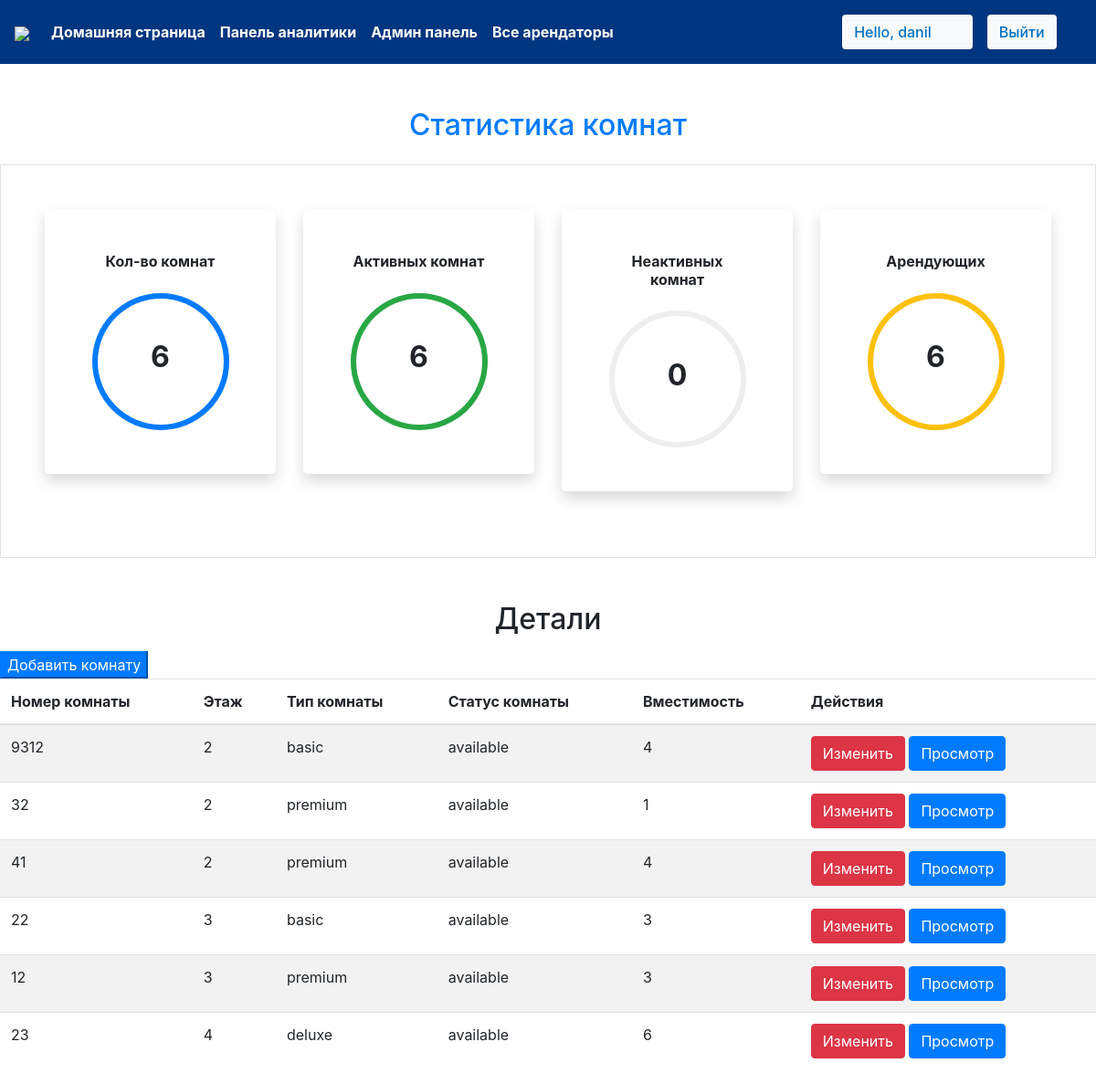
Screenshot of /staff/panel (signed in) with the database file from the repository.
### agpk/models.py (models this page shows, shortened)
class Rooms(models.Model):
    ROOM_STATUS = (
    ("1", "available"),
    ("2", "not available"),
    )
    ROOM_TYPE = (
    ("1", "premium"),
    ("2", "deluxe"),
    ("3","basic"),
    )
    room_type = models.CharField(max_length=50,choices = ROOM_TYPE, verbose_name='Тип комнаты')
    status = models.CharField(choices =ROOM_STATUS,max_length = 15, verbose_name='Статус')
    roomnumber = models.IntegerField(verbose_name='Номер комнаты')
    floor = models.IntegerField(verbose_name='Этаж', default=0)
    capacity = models.IntegerField(verbose_name='Вместимость', default=0)

### agpk/views.py (the view)
# urls.py: path('staff/panel', views.panel,name="staffpanel"),
@login_required(login_url='/staff')
def panel(request):
    if request.user.is_staff == False:
        return HttpResponse('Access Denied')
    rooms = Rooms.objects.all()
    total_rooms = len(rooms)
    available_rooms = len(Rooms.objects.all().filter(status='1'))
    unavailable_rooms = len(Rooms.objects.all().filter(status='2'))
    reserved = len(Reservation.objects.all())
    response = render(request,'staff/panel.html',{'reserved':reserved,'rooms':rooms,'total_rooms':total_rooms,'available':available_rooms,'unavailable':unavailable_rooms})
    return HttpResponse(response)

### agpk/templatetags/app_tags.py (called while the page is built)
@register.filter
def percentage(value1,value2=100):
    return int(value1)/int(value2)*100

### templates/staff/panel.html (shortened to what this page needs)
{% extends 'basic.html' %} {% block title %} staff panel {% endblock title %}  {% block body %}
<section class="my-5 ">
    {%load app_tags%}
    <h2 class="text-center text-primary" style="color:#003580 ; margin-top: 2%; margin-bottom: 2%;">Статистика комнат</h2>
    <div class="container-fluid px-5 py-5 border">
        <div class="row">
            <div class="col-xl-3 col-lg-6 col-sm-12 mb-4 ">
                <div class="bg-white rounded-lg p-5 shadow">
                    <h2 class="h6 font-weight-bold text-center mb-4">Кол-во комнат</h2>
                    <div class="progress mx-auto" data-value={{ total_rooms|percentage:total_rooms}}>
                        <span class="progress-left">
                                    <span class="progress-bar border-primary"></span>
                        </span>
                        <span class="progress-right">
                                    <span class="progress-bar border-primary"></span>
                        </span>
                        <div class="progress-value w-100 h-100 rounded-circle d-flex align-items-center justify-content-center">
                            <div class="h2 font-weight-bold">{{ total_rooms}}</div>
                        </div>
                    </div>
                </div>
            </div>
            <div class="col-xl-3 col-lg-6 col-sm-12 mb-4">
                <div class="bg-white rounded-lg p-5 shadow">
                    <h2 class="h6 font-weight-bold text-center mb-4">Активных комнат</h2>
                    <div class="progress mx-auto" data-value={{ available|percentage:total_rooms}}>
                        <span class="progress-left">
                                    <span class="progress-bar border-success"></span>
                        </span>
                        <span class="progress-right">
                                    <span class="progress-bar border-success"></span>
                        </span>
                        <div class="progress-value w-100 h-100 rounded-circle d-flex align-items-center justify-content-center">
                            <div class="h2 font-weight-bold">{{ available}}</div>
                        </div>
                    </div>
                </div>
            </div>
            <div class="col-xl-3 col-lg-6 col-sm-12 mb-4">
                <div class="bg-white rounded-lg p-5 shadow">
                    <h2 class="h6 font-weight-bold text-center mb-4">Неактивных комнат</h2>
                    <div class="progress mx-auto" data-value={{ unavailable|percentage:total_rooms}}>
                        <span class="progress-left">
                        </span>
                        <span class="progress-right">
                        </span>
                        <div class="progress-value w-100 h-100 rounded-circle d-flex align-items-center justify-content-center">
                            <div class="h2 font-weight-bold">{{ unavailable}}</div>
                        </div>
                    </div>
                </div>
            </div>
            <div class="col-xl-3 col-lg-6 col-sm-12 mb-4">
                <div class="bg-white rounded-lg p-5 shadow">
                    <h2 class="h6 font-weight-bold text-center mb-4">Арендующих</h2>
                    <div class="progress mx-auto" data-value={{reserved |percentage:total_rooms}}>
                        <span class="progress-left">
                                    <span class="progress-bar border-warning"></span>
                        </span>
                        <span class="progress-right">
                                    <span class="progress-bar border-warning"></span>
                        </span>
                        <div class="progress-value w-100 h-100 rounded-circle d-flex align-items-center justify-content-center">
                            <div class="h2 font-weight-bold">{{reserved}}</div>
                        </div>
                    </div>
                </div>
            </div>
        </div>
    </div>
</section>
<h2 class="text-center pb-2">Детали</h2>
<Button class="btn-group btn-primary" data-toggle="modal" data-target="#newroom">Добавить комнату</Button>
<table class="table table-striped  ">
    <thead>
        <th>Номер комнаты</th>
        <th>Этаж</th>
        <th>Тип комнаты</th>
        <th>Статус комнаты</th>
        <th>Вместимость</th>
        <th colspan="2">Действия</th>
    </thead>
    {% if rooms %} {% for each_room in rooms  %}
    <tr>
        <td>{{each_room.roomnumber}}</td>
        <td>{{each_room.floor}}</td>
        <td>{{each_room.get_room_type_display}}</td>
        <td>{{each_room.get_status_display}}</td>
        <td>{{each_room.capacity}}</td>
        <td colspan="2">
            <a href="/staff/panel/edit-room?roomid={{each_room.id}}"><Button class="btn btn-danger">Изменить</Button></a>
            <a href="/staff/panel/view-room?roomid={{each_room.id}}"><Button class="btn btn-primary">Просмотр</Button></a>
        </td>
    </tr>
    {% endfor %}
    {% endif %}
</table>
{% endblock body %}

### templates/basic.html (shortened to what this page needs)
{% load static %}
<!DOCTYPE html>
<!DOCTYPE html>
<html lang="en">
<head>
    <link rel="stylesheet" href="https://use.fontawesome.com/releases/v5.7.0/css/all.css">
    <link rel="stylesheet" href="{% static 'bootstrap\bootstrap.css' %}">
    <link rel="stylesheet" href="https://maxcdn.bootstrapcdn.com/bootstrap/4.5.0/css/bootstrap.min.css" >
</head>
<body style="dbackground-image: url('https://source.unsplash.com/random');height: 100%;">
    <div class="container-fluid px-0">
        <nav class="navbar navbar-expand-lg navbar-dark bg-custom font-weight-bold "  >
            <a class="navbar-brand text-bold bg-black " href="/"><img src="https://brief.agpk.kz/enrollee/assets/img/agpk.png" style="width: 23%" ></a>
            <div class="collapse navbar-collapse " id="navbarSupportedContent">
                <ul class="navbar-nav mr-auto ">
                    <li class="nav-item active">
                        <a class="nav-link text-bold custom-text"  style = "color:#ffffff" href="/home"> Домашняя страница</a>
                    </li>
                    {% if user.is_staff %}
                    <li class="nav-item active">
                        <a class="nav-link text-bold"  style = "color:#ffffff" href="/staff/panel">Панель аналитики
                        </a>
                    </li>
                    <li class="nav-item active">
                        <a class="nav-link text-bold"  style = "color:#ffffff" href="/admin">Админ панель
                        </a>
                    </li>
                    {% elif user.is_staff == False and user.is_authenticated %}
                    <li class="nav-item active">
                            <a class="nav-link text-bold" href="/user/bookings"  style = "color:#ffffff" >Мои комнаты </a>
                        </li>
                    {% endif %}
                    {% if user.is_staff %}
                    <li class="nav-item active">
                            <a class="nav-link text-bold"  style = "color:#ffffff" href="/staff/allbookings">Все арендаторы </a>
                        </li>
                    {% endif %}
                </ul>
                {% if user.is_authenticated %}
                      <button class="btn btn-group bg-light" data-toggle="modal" data-target="#forlogin" style = "color:#0071c2; font-weight: 500!important" >
                       Hello, {{request.user}}
                       <a href="/logout" class="nav-link ">
                    <button class="btn btn-group  bg-light " data-toggle="modal" data-target="#forlogin" style = "color:#0071c2; font-weight: 500!important" >
                        Выйти
                    </button></a>&nbsp; &nbsp;
                    </button>
                {% endif %}
            </div>
        </nav>
    </div>
    {% block body %}
    {% endblock body %}
</body>
</html>

### templates/basic.html (style rules this page uses)
.bg-custom { background-color: #003580; }
.custom-text { color: #0c5460; }
a { text-decoration: none; }

### templates/staff/panel.html (style rules this page uses)
.progress { width: 150px; height: 150px; background: none; position: relative; }
.progress::after { content: ""; width: 100%; height: 100%; border-radius: 50%; border: 6px solid #eee; position: absolute; top: 0; left: 0; }
.progress>span { width: 50%; height: 100%; overflow: hidden; position: absolute; top: 0; z-index: 1; }
.progress .progress-left { left: 0; }
.progress .progress-bar { width: 100%; height: 100%; background: none; border-width: 6px; border-style: solid; position: absolute; top: 0; }
.progress .progress-left .progress-bar { left: 100%; border-top-right-radius: 80px; border-bottom-right-radius: 80px; border-left: 0; -webkit-transform-origin: center left; transform-origin: center left; }
.progress .progress-right { right: 0; }
.progress .progress-right .progress-bar { left: -100%; border-top-left-radius: 80px; border-bottom-left-radius: 80px; border-right: 0; -webkit-transform-origin: center right; transform-origin: center right; }
.progress .progress-value { position: absolute; top: 0; left: 0; }
body { min-height: 100vh; }
.rounded-lg { border-radius: 1rem; }

### rows the page displays
Rooms: roomnumber "9312", floor "2", room_type "basic", status "available", capacity "4"
Rooms: roomnumber "32", floor "2", room_type "premium", status "available", capacity "1"
Rooms: roomnumber "41", floor "2", room_type "premium", status "available", capacity "4"
Rooms: roomnumber "22", floor "3", room_type "basic", status "available", capacity "3"
Rooms: roomnumber "12", floor "3", room_type "premium", status "available", capacity "3"
Rooms: roomnumber "23", floor "4", room_type "deluxe", status "available", capacity "6"

### other values shown
{{ request.user }} "danil"
{{ total_rooms }} "6"
{{ available }} "6"
{{ unavailable }} "0"
{{ reserved }} "6"
